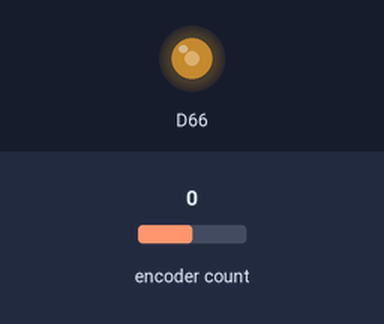
Bench run of a sketch on a simulated Arduino Due. Shown: output pins drawn as LEDs (lit = HIGH). Inputs (shaded band) come from the test bench; at power-on: encoder count 0. What the sketch prints to the serial monitor is not drawn.

Above: at 0.1 s.
Timing chart, 0 to 51.5 s (numbered marks = the images above):
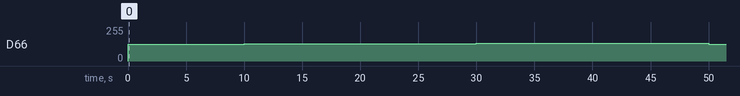

Measured:
- by itself, D66: 0/255 → 127/255 at 0.00 s, → 131/255 10.0 s later, → 132/255 20.0 s later, → 127/255 20.0 s later

The sketch:

OpenLoop_step_motor_CRP.ino
```cpp
// code for the open loop step response of the motor


#include <Encoder.h>

Encoder myEnc(47, 37);                                    // definiton of the Arduino digital pins for the encoder
float current_time;
float previous_time;
unsigned long time0;

float t_cycle=10000;                                      // sampling period (in microsecondqs ; 1000 = 1ms)
int t_test = 40000000;
int nb_cycles = t_test/t_cycle;                            // duration of the motor control experiment (in microseconds)
int t_start = 10000000;                                   // start time of the experiement
int t_end = t_start + t_test;                             // end time of the experiment
int t_step = t_start + 20000000;                          // time of the step change in the motor current

// Saving of the data in lists
float cmd_sav[4000];                                      // saving list of commands data
float time_sav[4000];                                     // saving list of time data
float vel_sav[4000];                                      // saving list of system angular velocity data
unsigned long t_cycle_sav[4000];


float vel;                                                // angular velocity of the system
float newTime;                                            // involved in velocity calculation
float oldTime = 0;                                        // involved in velocity calculation
long oldPosition  = 0;                                    // involved in velocity calculation

float cmd1 = 2114;                                        // motor command before the step
float cmd2 = 2130;                                        // motor command after the step
float cmd;                                                // actual motor command


void setup(){
  Serial.begin(9600);
  analogWriteResolution(12);
  Serial.println("Waiting phase... ");
}

void loop(){
  while (micros()<t_start){                              // waiting phase of duration t_start to enable the motor with the switch
    analogWrite(DAC0, 2048);
  }

  while (micros()>=t_start and micros()<t_end){          // start of the experiment
  Serial.println("Start of the experiment... ");
  time0 = micros();
  previous_time=time0;


  for (int j = 0; j < nb_cycles; j = j + 1) {
    current_time = micros();
    if (micros()<t_step){
      cmd = cmd1;
    }
    else {
      cmd = cmd2;
    }
    long newPosition = myEnc.read();                     // reading of the motor angular position via the encoder
    if (newPosition < oldPosition){
      newPosition = 0;
    }
    vel = ((newPosition - oldPosition) / (t_cycle)) * 6.28 * 100 / 7;          // system angular velocity calculation
    oldPosition = newPosition;


    analogWrite(DAC0, cmd);

    // saving of the data in lists every 10ms
    cmd_sav[j] = cmd;
    time_sav[j]=(current_time-t_start)/1000000.0;
    vel_sav[j]=vel;
    previous_time =current_time;

    previous_time=current_time;
    while(micros()-time0 < (j+1)*t_cycle){
      }
  }

    analogWrite(DAC0, 2048);
    Serial.println("Display of the saved data... ");
    for (int j = 0; j < nb_cycles/10; j = j + 1) {
      Serial.print(vel_sav[j],3);
      Serial.print(", \t");
      Serial.print(cmd_sav[j]);
      Serial.print(", \t");
      Serial.println(time_sav[j],3);
}

}

}
```
